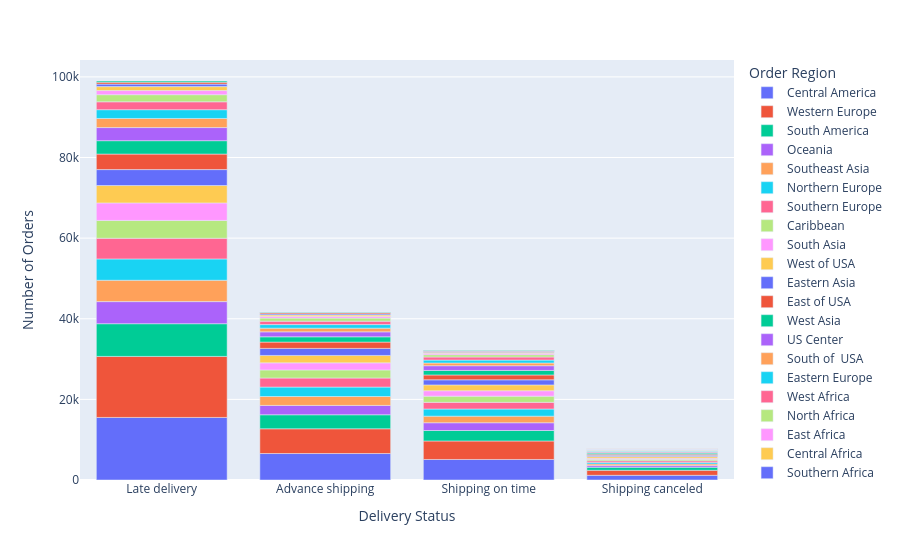

Write notebook code for a chart like this one.
### Code cell
data_delivery_status_region=df1.groupby(['Delivery Status', 'Order Region'])['Order Id'].count().reset_index(name='Number of Orders').sort_values(by= 'Number of Orders', ascending= False)
px.bar(data_delivery_status_region, x='Delivery Status', y='Number of Orders'  , color='Order Region',
      )

### Figure 1 — Plotly figure (JSON) as saved in the notebook; plotly's stock layout.template omitted (floating-point values rounded to 4 significant figures)
{"data": [{"hovertemplate": "Order Region=Central America<br>Delivery Status=%{x}<br>Number of Orders=%{y}<extra></extra>", "legendgroup": "Central America", "marker": {"color": "#636efa", "pattern": {"shape": ""}}, "name": "Central America", "orientation": "v", "showlegend": true, "textposition": "auto", "x": ["Late delivery", "Advance shipping", "Shipping on time", "Shipping canceled"], "xaxis": "x", "y": [15518, 6566, 5090, 1167], "yaxis": "y", "type": "bar"}, {"hovertemplate": "Order Region=Western Europe<br>Delivery Status=%{x}<br>Number of Orders=%{y}<extra></extra>", "legendgroup": "Western Europe", "marker": {"color": "#EF553B", "pattern": {"shape": ""}}, "name": "Western Europe", "orientation": "v", "showlegend": true, "textposition": "auto", "x": ["Late delivery", "Advance shipping", "Shipping on time", "Shipping canceled"], "xaxis": "x", "y": [15140, 6138, 4589, 1242], "yaxis": "y", "type": "bar"}, {"hovertemplate": "Order Region=South America<br>Delivery Status=%{x}<br>Number of Orders=%{y}<extra></extra>", "legendgroup": "South America", "marker": {"color": "#00cc96", "pattern": {"shape": ""}}, "name": "South America", "orientation": "v", "showlegend": true, "textposition": "auto", "x": ["Late delivery", "Advance shipping", "Shipping on time", "Shipping canceled"], "xaxis": "x", "y": [8111, 3476, 2597, 751], "yaxis": "y", "type": "bar"}, {"hovertemplate": "Order Region=Oceania<br>Delivery Status=%{x}<br>Number of Orders=%{y}<extra></extra>", "legendgroup": "Oceania", "marker": {"color": "#ab63fa", "pattern": {"shape": ""}}, "name": "Oceania", "orientation": "v", "showlegend": true, "textposition": "auto", "x": ["Late delivery", "Advance shipping", "Shipping on time", "Shipping canceled"], "xaxis": "x", "y": [5482, 2324, 1927, 415], "yaxis": "y", "type": "bar"}, {"hovertemplate": "Order Region=Southeast Asia<br>Delivery Status=%{x}<br>Number of Orders=%{y}<extra></extra>", "legendgroup": "Southeast Asia", "marker": {"color": "#FFA15A", "pattern": {"shape": ""}}, "name": "Southeast Asia", "orientation": "v", "showlegend": true, "textposition": "auto", "x": ["Late delivery", "Advance shipping", "Shipping on time", "Shipping canceled"], "xaxis": "x", "y": [5297, 2208, 1631, 403], "yaxis": "y", "type": "bar"}, {"hovertemplate": "Order Region=Northern Europe<br>Delivery Status=%{x}<br>Number of Orders=%{y}<extra></extra>", "legendgroup": "Northern Europe", "marker": {"color": "#19d3f3", "pattern": {"shape": ""}}, "name": "Northern Europe", "orientation": "v", "showlegend": true, "textposition": "auto", "x": ["Late delivery", "Advance shipping", "Shipping on time", "Shipping canceled"], "xaxis": "x", "y": [5292, 2341, 1775, 384], "yaxis": "y", "type": "bar"}, {"hovertemplate": "Order Region=Southern Europe<br>Delivery Status=%{x}<br>Number of Orders=%{y}<extra></extra>", "legendgroup": "Southern Europe", "marker": {"color": "#FF6692", "pattern": {"shape": ""}}, "name": "Southern Europe", "orientation": "v", "showlegend": true, "textposition": "auto", "x": ["Late delivery", "Advance shipping", "Shipping on time", "Shipping canceled"], "xaxis": "x", "y": [5129, 2246, 1655, 401], "yaxis": "y", "type": "bar"}, {"hovertemplate": "Order Region=Caribbean<br>Delivery Status=%{x}<br>Number of Orders=%{y}<extra></extra>", "legendgroup": "Caribbean", "marker": {"color": "#B6E880", "pattern": {"shape": ""}}, "name": "Caribbean", "orientation": "v", "showlegend": true, "textposition": "auto", "x": ["Late delivery", "Advance shipping", "Shipping on time", "Shipping canceled"], "xaxis": "x", "y": [4415, 1997, 1539, 367], "yaxis": "y", "type": "bar"}, {"hovertemplate": "Order Region=South Asia<br>Delivery Status=%{x}<br>Number of Orders=%{y}<extra></extra>", "legendgroup": "South Asia", "marker": {"color": "#FF97FF", "pattern": {"shape": ""}}, "name": "South Asia", "orientation": "v", "showlegend": true, "textposition": "auto", "x": ["Late delivery", "Advance shipping", "Shipping on time", "Shipping canceled"], "xaxis": "x", "y": [4350, 1765, 1340, 276], "yaxis": "y", "type": "bar"}, {"hovertemplate": "Order Region=West of USA <br>Delivery Status=%{x}<br>Number of Orders=%{y}<extra></extra>", "legendgroup": "West of USA ", "marker": {"color": "#FECB52", "pattern": {"shape": ""}}, "name": "West of USA ", "orientation": "v", "showlegend": true, "textposition": "auto", "x": ["Late delivery", "Advance shipping", "Shipping on time", "Shipping canceled"], "xaxis": "x", "y": [4313, 1835, 1447, 398], "yaxis": "y", "type": "bar"}, {"hovertemplate": "Order Region=Eastern Asia<br>Delivery Status=%{x}<br>Number of Orders=%{y}<extra></extra>", "legendgroup": "Eastern Asia", "marker": {"color": "#636efa", "pattern": {"shape": ""}}, "name": "Eastern Asia", "orientation": "v", "showlegend": true, "textposition": "auto", "x": ["Late delivery", "Advance shipping", "Shipping on time", "Shipping canceled"], "xaxis": "x", "y": [3955, 1754, 1264, 307], "yaxis": "y", "type": "bar"}, {"hovertemplate": "Order Region=East of USA<br>Delivery Status=%{x}<br>Number of Orders=%{y}<extra></extra>", "legendgroup": "East of USA", "marker": {"color": "#EF553B", "pattern": {"shape": ""}}, "name": "East of USA", "orientation": "v", "showlegend": true, "textposition": "auto", "x": ["Late delivery", "Advance shipping", "Shipping on time", "Shipping canceled"], "xaxis": "x", "y": [3849, 1560, 1208, 298], "yaxis": "y", "type": "bar"}, {"hovertemplate": "Order Region=West Asia<br>Delivery Status=%{x}<br>Number of Orders=%{y}<extra></extra>", "legendgroup": "West Asia", "marker": {"color": "#00cc96", "pattern": {"shape": ""}}, "name": "West Asia", "orientation": "v", "showlegend": true, "textposition": "auto", "x": ["Late delivery", "Advance shipping", "Shipping on time", "Shipping canceled"], "xaxis": "x", "y": [3322, 1310, 1114, 263], "yaxis": "y", "type": "bar"}, {"hovertemplate": "Order Region=US Center <br>Delivery Status=%{x}<br>Number of Orders=%{y}<extra></extra>", "legendgroup": "US Center ", "marker": {"color": "#ab63fa", "pattern": {"shape": ""}}, "name": "US Center ", "orientation": "v", "showlegend": true, "textposition": "auto", "x": ["Late delivery", "Advance shipping", "Shipping on time", "Shipping canceled"], "xaxis": "x", "y": [3252, 1227, 1174, 234], "yaxis": "y", "type": "bar"}, {"hovertemplate": "Order Region=South of  USA <br>Delivery Status=%{x}<br>Number of Orders=%{y}<extra></extra>", "legendgroup": "South of  USA ", "marker": {"color": "#FFA15A", "pattern": {"shape": ""}}, "name": "South of  USA ", "orientation": "v", "showlegend": true, "textposition": "auto", "x": ["Late delivery", "Advance shipping", "Shipping on time", "Shipping canceled"], "xaxis": "x", "y": [2256, 927, 672, 190], "yaxis": "y", "type": "bar"}, {"hovertemplate": "Order Region=Eastern Europe<br>Delivery Status=%{x}<br>Number of Orders=%{y}<extra></extra>", "legendgroup": "Eastern Europe", "marker": {"color": "#19d3f3", "pattern": {"shape": ""}}, "name": "Eastern Europe", "orientation": "v", "showlegend": true, "textposition": "auto", "x": ["Late delivery", "Advance shipping", "Shipping on time", "Shipping canceled"], "xaxis": "x", "y": [2182, 879, 724, 135], "yaxis": "y", "type": "bar"}, {"hovertemplate": "Order Region=West Africa<br>Delivery Status=%{x}<br>Number of Orders=%{y}<extra></extra>", "legendgroup": "West Africa", "marker": {"color": "#FF6692", "pattern": {"shape": ""}}, "name": "West Africa", "orientation": "v", "showlegend": true, "textposition": "auto", "x": ["Late delivery", "Advance shipping", "Shipping on time", "Shipping canceled"], "xaxis": "x", "y": [1953, 849, 769, 125], "yaxis": "y", "type": "bar"}, {"hovertemplate": "Order Region=North Africa<br>Delivery Status=%{x}<br>Number of Orders=%{y}<extra></extra>", "legendgroup": "North Africa", "marker": {"color": "#B6E880", "pattern": {"shape": ""}}, "name": "North Africa", "orientation": "v", "showlegend": true, "textposition": "auto", "x": ["Late delivery", "Advance shipping", "Shipping on time", "Shipping canceled"], "xaxis": "x", "y": [1762, 760, 564, 146], "yaxis": "y", "type": "bar"}, {"hovertemplate": "Order Region=East Africa<br>Delivery Status=%{x}<br>Number of Orders=%{y}<extra></extra>", "legendgroup": "East Africa", "marker": {"color": "#FF97FF", "pattern": {"shape": ""}}, "name": "East Africa", "orientation": "v", "showlegend": true, "textposition": "auto", "x": ["Late delivery", "Advance shipping", "Shipping on time", "Shipping canceled"], "xaxis": "x", "y": [1036, 399, 346, 71], "yaxis": "y", "type": "bar"}, {"hovertemplate": "Order Region=Central Africa<br>Delivery Status=%{x}<br>Number of Orders=%{y}<extra></extra>", "legendgroup": "Central Africa", "marker": {"color": "#FECB52", "pattern": {"shape": ""}}, "name": "Central Africa", "orientation": "v", "showlegend": true, "textposition": "auto", "x": ["Late delivery", "Advance shipping", "Shipping on time", "Shipping canceled"], "xaxis": "x", "y": [972, 354, 290, 61], "yaxis": "y", "type": "bar"}, {"hovertemplate": "Order Region=Southern Africa<br>Delivery Status=%{x}<br>Number of Orders=%{y}<extra></extra>", "legendgroup": "Southern Africa", "marker": {"color": "#636efa", "pattern": {"shape": ""}}, "name": "Southern Africa", "orientation": "v", "showlegend": true, "textposition": "auto", "x": ["Late delivery", "Advance shipping", "Shipping on time", "Shipping canceled"], "xaxis": "x", "y": [617, 283, 200, 57], "yaxis": "y", "type": "bar"}, {"hovertemplate": "Order Region=Canada<br>Delivery Status=%{x}<br>Number of Orders=%{y}<extra></extra>", "legendgroup": "Canada", "marker": {"color": "#EF553B", "pattern": {"shape": ""}}, "name": "Canada", "orientation": "v", "showlegend": true, "textposition": "auto", "x": ["Late delivery", "Advance shipping", "Shipping on time", "Shipping canceled"], "xaxis": "x", "y": [468, 282, 157, 52], "yaxis": "y", "type": "bar"}, {"hovertemplate": "Order Region=Central Asia<br>Delivery Status=%{x}<br>Number of Orders=%{y}<extra></extra>", "legendgroup": "Central Asia", "marker": {"color": "#00cc96", "pattern": {"shape": ""}}, "name": "Central Asia", "orientation": "v", "showlegend": true, "textposition": "auto", "x": ["Late delivery", "Shipping on time", "Advance shipping", "Shipping canceled"], "xaxis": "x", "y": [306, 124, 112, 11], "yaxis": "y", "type": "bar"}], "layout": {"xaxis": {"anchor": "y", "domain": [0.0, 1.0], "title": {"text": "Delivery Status"}}, "yaxis": {"anchor": "x", "domain": [0.0, 1.0], "title": {"text": "Number of Orders"}}, "legend": {"title": {"text": "Order Region"}, "tracegroupgap": 0}, "margin": {"t": 60}, "barmode": "relative"}}
